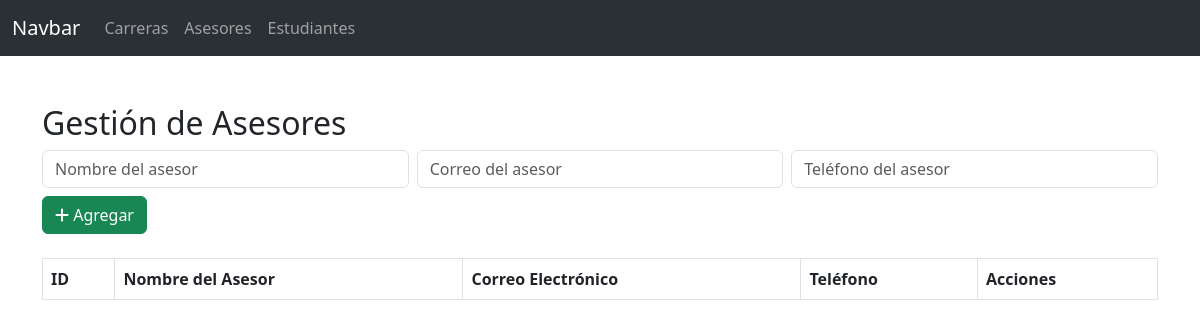
The app's page /consultants.php, older data.
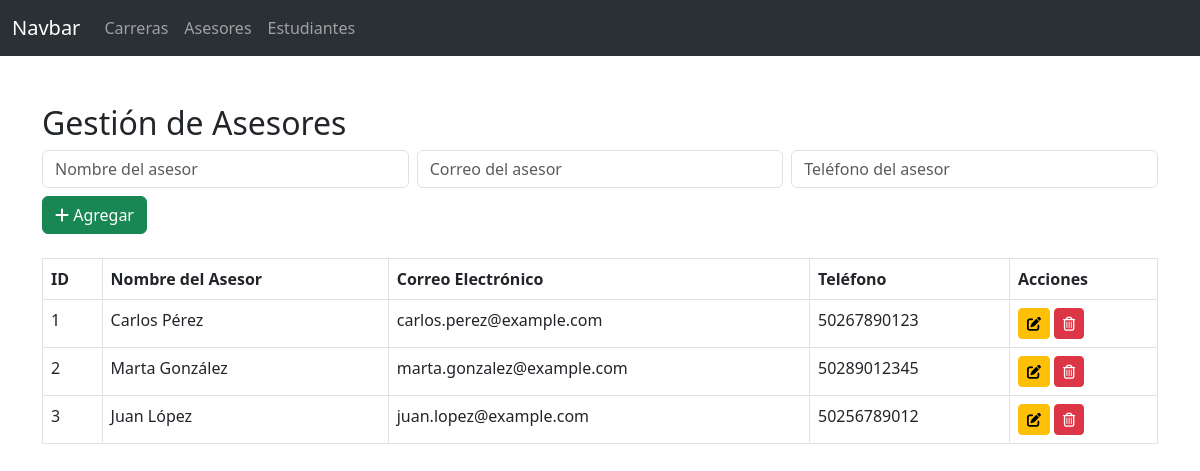
The same page, newer data.
### tables this page shows
CREATE TABLE Asesor (
    id_asesor INT AUTO_INCREMENT PRIMARY KEY,
    nombre_asesor VARCHAR(100) NOT NULL,
    email VARCHAR(150) NOT NULL,
    telefono VARCHAR(15),
    estado BOOLEAN NOT NULL DEFAULT TRUE
);

### consultants.php (the view, shortened to what this page needs)
<?php
include "model/Conexion.php";
$sql = "SELECT * FROM Asesor";
$result = $conexion->query($sql);
?>
<!DOCTYPE html>
<html lang="es">
<head>
    <link href="https://cdn.jsdelivr.net/npm/bootstrap@5.3.0/dist/css/bootstrap.min.css" rel="stylesheet">
    <link href="https://cdnjs.cloudflare.com/ajax/libs/font-awesome/6.0.0-beta3/css/all.min.css" rel="stylesheet">
</head>
<body>
    <?php include "./components/navbar.php" ?>
    <div class="container mt-5">
        <h2>Gestión de Asesores</h2>
        <form method="POST" class="mb-4">
            <div class="row g-2">
                <div class="col-md-4">
                    <input type="text" name="nombre_asesor" class="form-control" placeholder="Nombre del asesor" required>
                </div>
                <div class="col-md-4">
                    <input type="email" name="email" class="form-control" placeholder="Correo del asesor" required>
                </div>
                <div class="col-md-4">
                    <input type="text" name="telefono" class="form-control" placeholder="Teléfono del asesor" required>
                </div>
            </div>
            <button type="submit" name="guardar_asesor" class="btn btn-success mt-2">
                <i class="fa-solid fa-plus"></i> Agregar
            </button>
        </form>
        <table class="table table-bordered">
            <thead>
                <tr>
                    <th>ID</th>
                    <th>Nombre del Asesor</th>
                    <th>Correo Electrónico</th>
                    <th>Teléfono</th>
                    <th>Acciones</th>
                </tr>
            </thead>
            <tbody>
                <?php while ($row = $result->fetch_assoc()) { ?>
                    <tr>
                        <td><?= $row['id_asesor'] ?></td>
                        <td><?= $row['nombre_asesor'] ?></td>
                        <td><?= $row['email'] ?></td>
                        <td><?= $row['telefono'] ?></td>
                        <td>
                            <button class="btn btn-warning btn-sm editar-asesor" data-bs-toggle="modal"
                                data-bs-target="#editarModal"
                                data-id="<?= $row['id_asesor'] ?>"
                                data-nombre="<?= $row['nombre_asesor'] ?>"
                                data-email="<?= $row['email'] ?>"
                                data-telefono="<?= $row['telefono'] ?>">
                                <i class="fa-solid fa-pen-to-square"></i>
                            </button>
                            <a href="asesores.php?eliminar=<?= $row['id_asesor'] ?>" class="btn btn-danger btn-sm">
                                <i class="fa-regular fa-trash-can"></i>
                            </a>
                        </td>
                    </tr>
                <?php } ?>
            </tbody>
        </table>
    </div>
</body>
</html>

Row changes from the older to the newer data that the page shows:
added asesor: id_asesor "1", nombre_asesor "Carlos Pérez", email "carlos.perez@example.com", telefono "50267890123"
added asesor: id_asesor "2", nombre_asesor "Marta González", email "marta.gonzalez@example.com", telefono "50289012345"
added asesor: id_asesor "3", nombre_asesor "Juan López", email "juan.lopez@example.com", telefono "50256789012"
